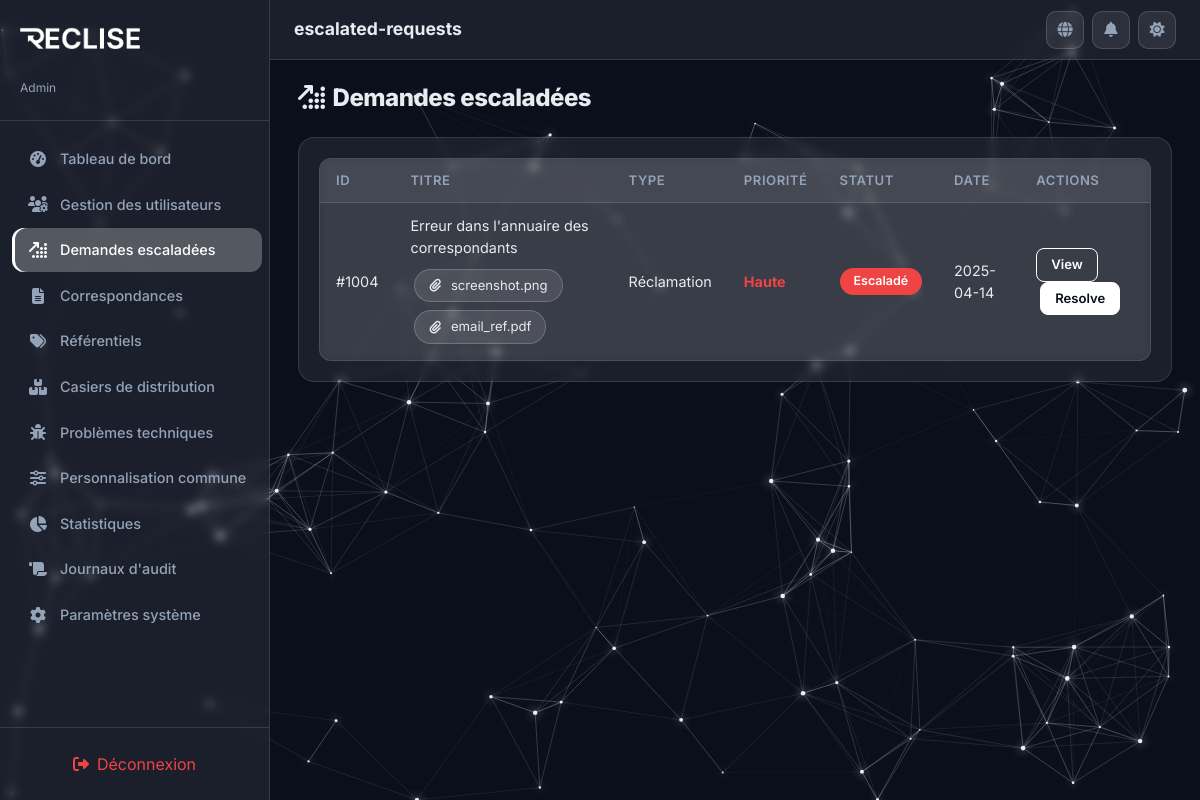
Page /PhtP/admin/escalated-requests.php (signed in) on the committed database.
### tables this page shows
CREATE TABLE IF NOT EXISTS requests (
  id                INT AUTO_INCREMENT PRIMARY KEY,
  user_id           INT           NOT NULL,
  type              ENUM('request', 'complaint') NOT NULL DEFAULT 'request',
  title             VARCHAR(255)  NOT NULL,
  description       TEXT          NOT NULL,
  category          ENUM('technical', 'access', 'training') NOT NULL DEFAULT 'technical',
  priority          ENUM('low', 'medium', 'high') NOT NULL DEFAULT 'medium',
  status            ENUM('new', 'in_progress', 'resolved', 'escalated', 'closed') NOT NULL DEFAULT 'new',
  assigned_to       INT           DEFAULT NULL,
  escalated_to_admin TINYINT(1)   NOT NULL DEFAULT 0,
  request_from      ENUM('user', 'support') NOT NULL DEFAULT 'user',
  support_response  TEXT          DEFAULT NULL,
  closure_motive    VARCHAR(255)  DEFAULT NULL,
  created_at        DATETIME      NOT NULL DEFAULT CURRENT_TIMESTAMP,
  updated_at        DATETIME      NOT NULL DEFAULT CURRENT_TIMESTAMP ON UPDATE CURRENT_TIMESTAMP,

  CONSTRAINT fk_requests_user      FOREIGN KEY (user_id)     REFERENCES users(id) ON DELETE CASCADE,
  CONSTRAINT fk_requests_assigned  FOREIGN KEY (assigned_to) REFERENCES users(id) ON DELETE SET NULL
);

CREATE TABLE IF NOT EXISTS request_attachments (
  id          INT AUTO_INCREMENT PRIMARY KEY,
  request_id  INT           NOT NULL,
  file_name   VARCHAR(255)  NOT NULL,
  file_path   VARCHAR(500)  DEFAULT NULL,
  uploaded_at DATETIME      NOT NULL DEFAULT CURRENT_TIMESTAMP,

  CONSTRAINT fk_attach_request FOREIGN KEY (request_id) REFERENCES requests(id) ON DELETE CASCADE
);

### PhtP/includes/i18n.php (called while the page is built, shortened)
<?php
function get_translations($lang = 'fr') {
    return $translations[$lang] ?? $translations['fr'];
}
function t($key, $lang = null) {
    if ($lang === null) {
        $lang = $_SESSION['lang'] ?? 'fr';
    }
    $translations = get_translations($lang);
    return $translations[$key] ?? $key;
}
?>

### PhtP/includes/functions.php (called while the page is built, shortened)
<?php
function to_camel($row) {
    $result = [];
    foreach ($row as $key => $value) {
        $camel = preg_replace_callback('/_([a-z])/', function ($m) {
            return strtoupper($m[1]);
        }, $key);
        $result[$camel] = $value;
    }
    return $result;
}
function to_camel_all($rows) {
    return array_map('to_camel', $rows);
}

### PhtP/admin/escalated-requests.php (the view, shortened to what this page needs)
<?php
require_once '../includes/header.php';
$stmt = $pdo->query("SELECT r.*, u.full_name AS requester_name, u.email AS requester_email, u.role AS requester_role
    FROM requests r
    LEFT JOIN users u ON r.user_id = u.id
    WHERE r.escalated_to_admin = 1
    ORDER BY r.updated_at DESC");
$requests = to_camel_all($stmt->fetchAll());
$reqIds = array_column($requests, 'id');
if (!empty($reqIds)) {
    $placeholders = implode(',', array_fill(0, count($reqIds), '?'));
    $stmtAtt = $pdo->prepare("SELECT request_id, file_name, file_path FROM request_attachments WHERE request_id IN ($placeholders)");
    $stmtAtt->execute($reqIds);
    $atts = $stmtAtt->fetchAll();
}
?>
<div class="section-header">
  <h2><i class="fas fa-arrow-up-right-dots me-2"></i><?php echo t('escalatedRequests'); ?></h2>
</div>
<div class="glass-card" style="padding:20px; overflow-x:auto;">
  <?php if (empty($requests)): ?>
    <p class="text-secondary text-center padding:40px;"><?php echo t('noResults'); ?></p>
  <?php else: ?>
    <table class="table-glass">
      <thead>
        <tr>
          <th><?php echo t('id'); ?></th>
          <th><?php echo t('title'); ?></th>
          <th><?php echo t('type'); ?></th>
          <th><?php echo t('priority'); ?></th>
          <th><?php echo t('status'); ?></th>
          <th><?php echo t('date'); ?></th>
          <th><?php echo t('actions'); ?></th>
        </tr>
      </thead>
      <tbody>
        <?php foreach ($requests as $r):
          $isSupportRequest = ($r['requestFrom'] === 'support');
        ?>
          <tr>
            <td>#<?= $r['id'] ?></td>
             <td>
               <?= htmlspecialchars($r['title']) ?>
                <div style="margin-top:6px;">
                  <?php if (!empty($r['attachments'])):
                    foreach ($r['attachments'] as $att): ?>
                      <span class="chip" style="cursor:pointer;margin-right:4px;" onclick="window.open('/pfeeeee/PhtP/<?= htmlspecialchars($att['file_path']) ?>', '_blank')">
                        <i class="fas fa-paperclip me-1"></i><?= htmlspecialchars($att['file_name']) ?>
                      </span>
                    <?php endforeach; endif; ?>
                </div>
             </td>
            <td><?= t($r['type'] === 'complaint' ? 'complaint' : 'request') ?></td>
            <td><span class="priority-<?= $r['priority'] ?>"><?php echo t($r['priority']); ?></span></td>
            <td>
              <?php if ($isSupportRequest): ?>
                <span class="status-pill status-support-request">
                  <i class="fas fa-headset me-1"></i><?php echo t('fromSupport'); ?>
                </span>
              <?php else: ?>
                <span class="status-pill status-escalated"><?php echo t('statusEscalated'); ?></span>
              <?php endif; ?>
            </td>
            <td><?= date('Y-m-d', strtotime($r['updatedAt'])) ?></td>
            <td>
              <button class="btn btn-outline-neon btn-sm" onclick="document.getElementById('viewRequestModal<?= $r['id'] ?>').style.display='flex'">View</button>
              <?php if ($r['status'] !== 'resolved' && $r['status'] !== 'closed'): ?>
                <button class="btn btn-neon btn-sm" style="margin-left:4px;" onclick="document.getElementById('resolveEscalatedModal<?= $r['id'] ?>').style.display='flex'">Resolve</button>
              <?php endif; ?>
            </td>
          </tr>
        <?php endforeach; ?>
      </tbody>
    </table>
  <?php endif; ?>
</div>
<?php require_once '../includes/footer.php'; ?>

### PhtP/assets/css/styles.css (style rules this page uses)
:root { --primary-dark: #0A0F1C; --primary-light: #F5F8FA; --brand-accent: #ffffff; --neon-accent: #ffffff; --success: #10B981; --warning: #F59E0B; --danger: #EF4444; --info: #ffffff; --icon-color: #E2E0FF; --glass-bg: rgba(255, 255, 255, 0.07); --glass-border: rgba(255, 255, 255, 0.12); --text-primary: #E8ECF1; --text-secondary: #94A3B8; --sidebar-width: 270px; --topbar-height: 60px; --body-bg: #0A0F1C; --card-bg: rgba(255, 255, 255, 0.07); --card-border: rgba(255, 255, 255, 0.12); --input-bg: rgba(255, 255, 255, 0.08); --input-border: rgba(255, 255, 255, 0.15); --input-text: #E8ECF1; --modal-bg: rgba(15, 20, 40, 0.95); --shadow-glow: 0 0 15px rgba(255, 255, 255, 0.1); --table-hover: rgba(255, 255, 255, 0.05); --toast-bg: rgba(15, 20, 40, 0.92); --focus-glow: rgba(255, 255, 255, 0.25); --focus-border: #ffffff; --brand-accent-rgb: 255, 255, 255; --btn-bg: #ffffff; --btn-text: #0A0F1C; --btn-border: #ffffff; --btn-hover-bg: transparent; --btn-hover-text: #025C84; }
*, *::before, *::after { box-sizing: border-box; margin: 0; padding: 0; }
body { font-family: 'Inter', sans-serif; font-weight: 400; background: transparent; color: var(--text-primary); min-height: 100vh; overflow-x: hidden; transition: background 0.4s ease, color 0.3s ease; }
body, p, span, div, label, a, button, input, select, textarea, option, td, th, li, h1, h2, h3, h4, h5, h6, small, strong, em, b, i { font-family: 'Inter', sans-serif; }
h1, h2, h3, h4, h5, h6 { font-family: 'Inter', sans-serif; font-weight: 800; letter-spacing: -0.02em; }
.glass-card { background: var(--card-bg); -webkit-backdrop-filter: blur(4px); backdrop-filter: blur(4px); border: 1px solid var(--card-border); border-radius: 16px; padding: 24px; transition: all 0.3s ease; }
.btn-neon { background: var(--btn-bg); color: var(--btn-text) !important; border: 1px solid var(--btn-border); border-radius: 12px; padding: 12px 28px; font-weight: 600; font-size: 0.95rem; transition: all 0.3s; cursor: pointer; }
.btn-outline-neon { background: transparent; border: 1px solid var(--neon-accent); color: var(--neon-accent); border-radius: 10px; padding: 8px 20px; font-weight: 600; font-size: 0.88rem; transition: all 0.3s; cursor: pointer; }
.btn-sm { padding: 6px 14px !important; font-size: 0.82rem !important; border-radius: 8px !important; }
.status-pill { display: inline-block; padding: 4px 14px; border-radius: 20px; font-size: 0.78rem; font-weight: 600; text-transform: capitalize; }
.status-escalated { background: #EF4444; color: #fff; }
.priority-high { color: var(--danger); font-weight: 700; }
.table-glass { width: 100%; border-collapse: separate; border-spacing: 0; background: var(--glass-bg); -webkit-backdrop-filter: blur(4px); backdrop-filter: blur(4px); border-radius: 12px; overflow: hidden; border: 1px solid var(--glass-border); }
.table-glass thead th { background: rgba(var(--brand-accent-rgb), 0.06); padding: 12px 16px; font-size: 0.82rem; font-weight: 600; text-transform: uppercase; letter-spacing: 0.04em; color: var(--text-secondary); border-bottom: 1px solid var(--glass-border); white-space: nowrap; }
.table-glass tbody td { padding: 12px 16px; font-size: 0.9rem; border-bottom: 1px solid var(--glass-border); vertical-align: middle; }
.table-glass tbody tr:last-child td { border-bottom: none; }
.section-header { display: flex; align-items: center; justify-content: space-between; margin-bottom: 24px; flex-wrap: wrap; gap: 12px; }
.section-header h2 { font-size: 1.5rem; margin: 0; }
.chip { display: inline-flex; align-items: center; gap: 6px; background: rgba(var(--brand-accent-rgb), 0.1); border: 1px solid rgba(var(--brand-accent-rgb), 0.2); border-radius: 20px; padding: 6px 14px; font-size: 0.82rem; margin: 4px; }

### rows in the picture
requests: id "1004", title "Erreur dans l'annuaire des correspondants", type "Réclamation", priority "Haute", updated_at "2025-04-14"
request_attachments: file_name "screenshot.png"
request_attachments: file_name "email_ref.pdf"

### other values in the picture
$roleLabels[$_SESSION['role']] "Admin"
t($item['label']) "Tableau de bord"
t($item['label']) "Gestion des utilisateurs"
t($item['label']) "Demandes escaladées"
t($item['label']) "Correspondances"
t($item['label']) "Référentiels"
t($item['label']) "Casiers de distribution"
t($item['label']) "Problèmes techniques"
t($item['label']) "Personnalisation commune"
t($item['label']) "Statistiques"
t($item['label']) "Journaux d'audit"
t($item['label']) "Paramètres système"
t('logout') "Déconnexion"
t($currentView ?? 'dashboard') "escalated-requests"
t('escalatedRequests') "Demandes escaladées"
